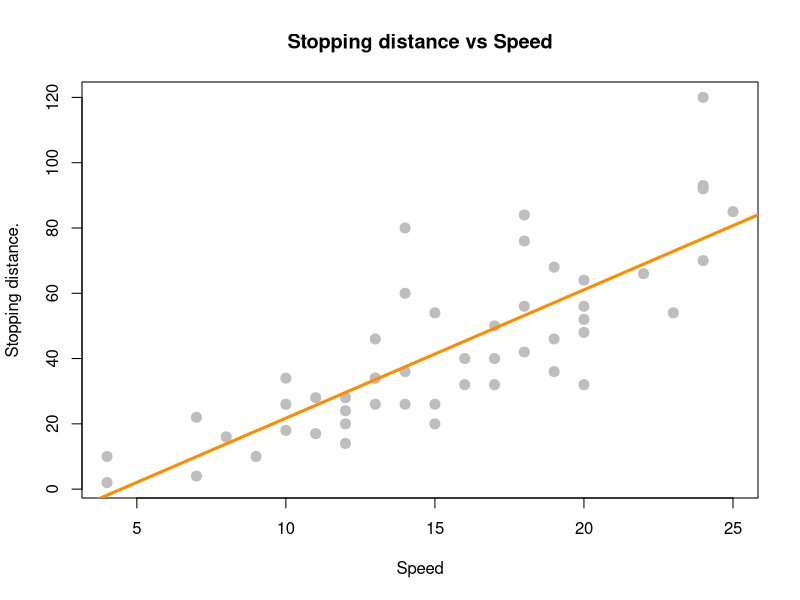
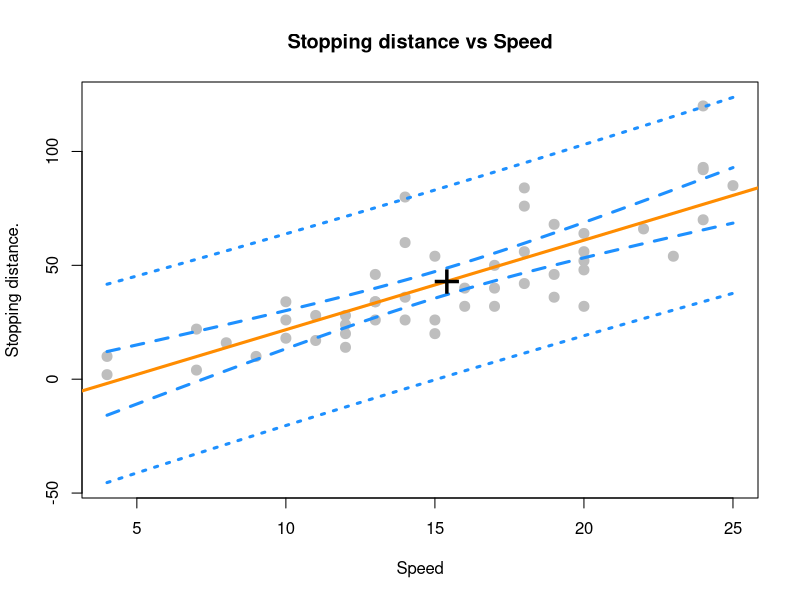

The R script that drew these images, in order:


# fit model
stop_dist_model <- lm(dist ~ speed, data = cars)

# plot model and data
plot(dist ~ speed, data = cars,
     xlab = "Speed",
     ylab = "Stopping distance.",
     main = "Stopping distance vs Speed",
     pch = 20,
     cex = 2,
     col = "grey"
)
abline(stop_dist_model, lwd = 3, col = "darkorange")

confi_interval <- confint(stop_dist_model, level = 0.99)
confi_interval[2, ]

# We can obtain it for each coefficient individually
confint(stop_dist_model, parm = "(Intercept)", level = 0.99)
confint(stop_dist_model, parm = "speed", level = 0.99)

# Explaining intervals
#                 0.5 %    99.5 %
#  (Intercept) -35.706610 0.5484205
#  speed        2.817919 5.0468988

# We asked for a 99% of confidence, so the the remaining
# 1% is split to the left and right of that margin.
# We read this as:
# We are 99% confident that the true Beta_1 is somewhere between
# 2.817919 5.0468988

# Now, more accurately, Beta_1 represents the true change in mean
# stopping distance (Y) for an increase in speed (x) of 1 mph

# The smaller the confidence level is the smaller the
# confidence interval gets.

confint(stop_dist_model, parm = "speed", level = 0.90)


# The standard errors from the lecture (SE[Beta_hat_1])
summary(stop_dist_model)
names(summary(stop_dist_model))

summary(stop_dist_model)$coefficients

# point estimate for beta_1_hat
(beta_1_hat <- stop_dist_model$coefficients[2])

# standard error SE for beta_1_hat
(beta_1_hat_se <- summary(stop_dist_model)$coefficients[2, 2])

# Calculate it manually to verify
Sxx <- sum((cars$speed - mean(cars$speed)) ^ 2)
# Do not confuse s_e with Standard Error (SE) !!!!

# s_e is the residuals Standard Error
sqrt(sum((cars$dist - stop_dist_model$fitted.values)^2) 
     / (nrow(cars) - 2))
(s_e <- summary(stop_dist_model)$sigma)

# Then the Standard Error for beta_1_hat would be
s_e / sqrt(Sxx) # Same as summary(stop_dist_model)$coefficients[2, 2]

# Then for the margin of confidence we also need the critical value
# alpha here is the confidence level we established

# We want a value with (1 - 0.99) / 2 of "Area" to the right of it
(1 - 0.99) / 2 # 0.005
# But for R that would be from the left, so we can do it in 2 ways
# also we need n - 2 degrees of freedom
(crit <- qt(0.995, df = nrow(cars) - 2))
(crit <- qt(0.005, df = nrow(cars) - 2, lower.tail = FALSE))

# Then we can put the margin together
c(beta_1_hat - crit * beta_1_hat_se, beta_1_hat + crit * beta_1_hat_se)
# Which should be the same as the one from R
confi_interval

# Notes on qt and pt
# Both are functions for t distributions
# qt gives the point from which the Area under the curve is 0.995
(point <- qt(0.995, df = nrow(cars) - 2))
# pt would be the opposite, the area under the curve to the left of point
pt(point, df = nrow(cars) - 2)

## Confidence Interval for the mean response ##
new_speeds <- data.frame(speed = c(5,21))
predict(stop_dist_model, newdata = new_speeds)

predict(stop_dist_model, newdata = new_speeds,
        interval = c("confidence"), level = 0.99)

# Here we are saying that for x = 5 we are 99% confident that the
# mean response (Y) is somewhere between -10.89309 15.05898

# Personally I understand that if we take more samples from real life,
# we are 99% confident that for x = 5 the mean value of Y 
# is somewhere between -10.89309 15.05898

## Prediction Interval for new observations

# The interval is larger then the one for CI, that is because we are saying:
# we are 99% confident that new Y observations will fall in this interval for
# x = 5 
predict(stop_dist_model, newdata = new_speeds,
        interval = c("prediction"), level = 0.99)




## Next, a graph that shows lines for CI and PI intervals

speed_grid <- seq(min(cars$speed), max(cars$speed), 0.01)

dist_ci_bad <- predict(stop_dist_model, 
                       newdata = data.frame(speed = speed_grid),
                       interval = c("confidence"), level = 0.99)

dist_pi_bad <- predict(stop_dist_model, 
                       newdata = data.frame(speed = speed_grid),
                       interval = c("prediction"), level = 0.99)


plot(dist ~ speed, data = cars,
     xlab = "Speed",
     ylab = "Stopping distance.",
     main = "Stopping distance vs Speed",
     pch = 20,
     cex = 2,
     col = "grey",
     ylim = c(min(dist_pi_bad), max(dist_pi_bad))
)
abline(stop_dist_model, lwd = 3, col = "darkorange")

lines(speed_grid, dist_ci_bad[, "lwr"], col = "dodgerblue", lwd = 3, lty = 2)
lines(speed_grid, dist_ci_bad[, "upr"], col = "dodgerblue", lwd = 3, lty = 2)

# Note that the Prediction Band contain 99% of the observed data points
lines(speed_grid, dist_pi_bad[, "lwr"], col = "dodgerblue", lwd = 3, lty = 3)
lines(speed_grid, dist_pi_bad[, "upr"], col = "dodgerblue", lwd = 3, lty = 3)

points(mean(cars$speed), mean(cars$dist), pch = "+", cex = 3)

